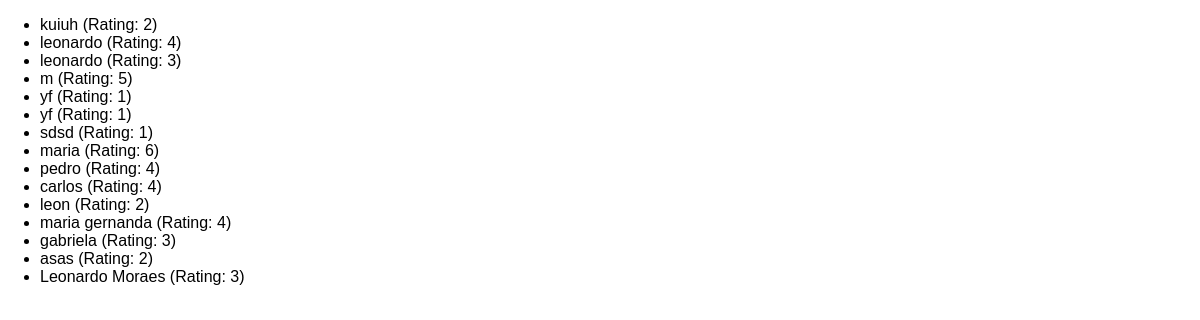
The app's page /reviews with its own data.
### reviews/models.py (models this page shows)
class Review(models.Model):
    user_name = models.CharField(max_length=100)
    review_text = models.TextField()
    rating = models.IntegerField()

### reviews/views.py (the view)
# urls.py: path("reviews", views.ReviewsListView.as_view()),
class ReviewsListView(ListView):
    template_name = "reviews/review_list.html"
    model = Review
    context_object_name = "reviews"

### reviews/templates/reviews/review_list.html (shortened to what this page needs)
{% extends "reviews/base.html" %}
{% block content %}
    <ul>
        {% for review in reviews %}
            <li>{{ review.user_name }} (Rating: {{ review.rating }})</li>
        {% endfor %}
    </ul>
{% endblock %}

### reviews/templates/reviews/base.html (shortened to what this page needs)
{% load static %}
<!DOCTYPE html>
<html lang="en">
<head>
<link rel="stylesheet" href="{% static "reviews/styles.css" %}">
</head>
<body>
    {% block content %}
    {% endblock %}
</body>
</html>

### reviews/static/reviews/styles.css (style rules this page uses)
body { font-family: sans-serif; margin: 0; }

### records on screen
Review: user_name "kuiuh", rating "2"
Review: user_name "leonardo", rating "4"
Review: user_name "leonardo", rating "3"
Review: user_name "m", rating "5"
Review: user_name "yf", rating "1"
Review: user_name "yf", rating "1"
Review: user_name "sdsd", rating "1"
Review: user_name "maria", rating "6"
Review: user_name "pedro", rating "4"
Review: user_name "carlos", rating "4"
Review: user_name "leon", rating "2"
Review: user_name "maria gernanda", rating "4"
Review: user_name "gabriela", rating "3"
Review: user_name "asas", rating "2"
Review: user_name "Leonardo Moraes", rating "3"
